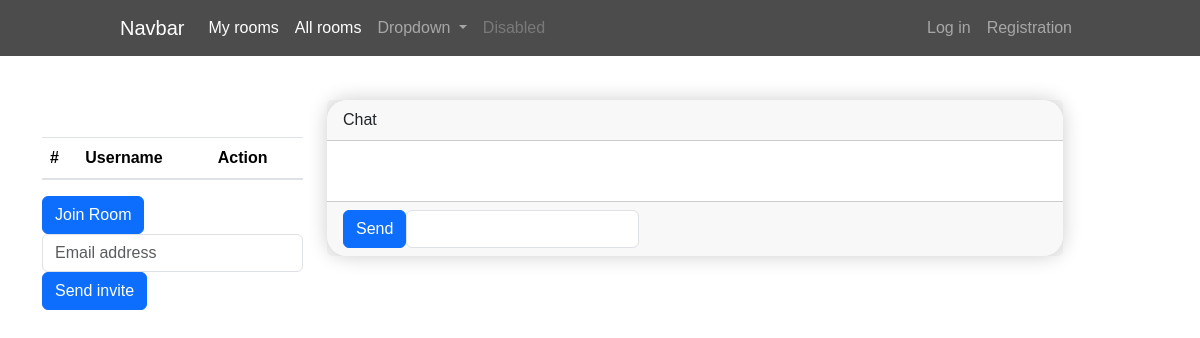
The app's page /rooms/room/4, older data.
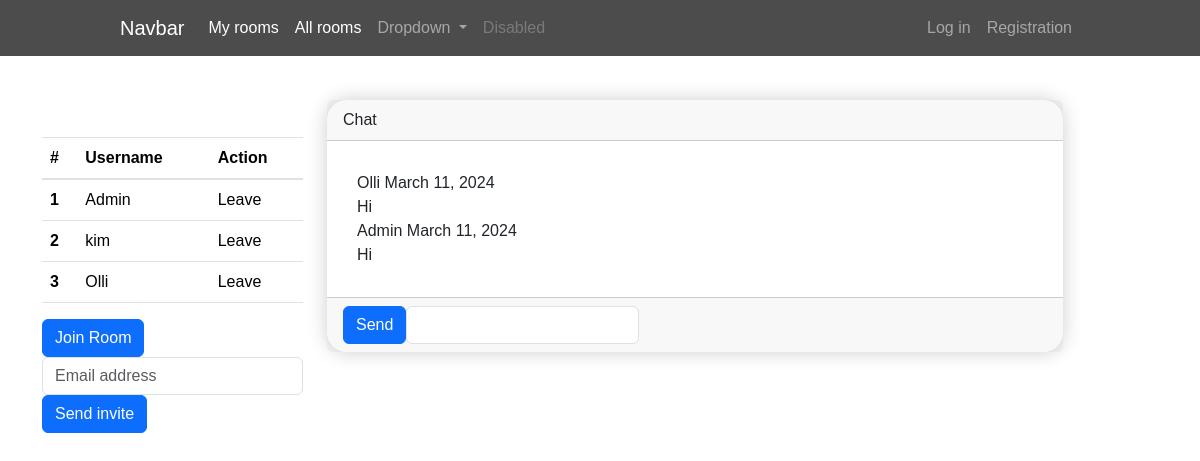
The same page, newer data.
### users/models.py (models this page shows)
class User(AbstractUser):
    country = models.CharField(max_length=128)
    is_verified = models.BooleanField(default=False)

### rooms/models.py (models this page shows, shortened)
class SubChat(models.Model):
    user = models.ForeignKey(settings.AUTH_USER_MODEL, on_delete=models.CASCADE, related_name='subchats')
    date = models.DateField(auto_now_add=True)
    room = models.ForeignKey(Room, on_delete=models.CASCADE)
    text = models.TextField()

### rooms/views.py (the view, shortened to what this page needs)
# urls.py: path('room/<int:pk>', RoomDetailView.as_view(), name='RoomDetail'),
class RoomDetailView(DetailView):
    model = Room
    template_name = 'game/room.html'
    context_object_name = 'room'
    def get_context_data(self, **kwargs):
        context = super().get_context_data(**kwargs)
        messages = SubChat.objects.filter(room=self.object).order_by('id')[:10]
        players = self.object.participants.all()
        context['form'] = ChatMessageForm()
        context['form_inv'] = InvitationForm()
        context['messages'] = messages
        context['players'] = players
        return context

### rooms/forms.py (shortened to what this page needs)
class ChatMessageForm(forms.ModelForm):
    text = forms.CharField(label='Type your message...', required=True, widget=forms.TextInput(attrs={
        'class': 'form-control flex-grow-1',
     }))
    class Meta:
        model = SubChat
        fields = ['text']

class InvitationForm(forms.Form):
    email = forms.EmailField(label="Email", widget=forms.EmailInput(attrs={
        'class': 'form-control',
        'placeholder': 'Email address',
    }))

### templates/game/room.html (shortened to what this page needs)
{% extends 'general/base.html' %}
{% block body %}
<div class="row">
    <div class="col-md-3">
        <h4>List of recipients:</h4>
        <table class="table table-hover">
            <thead>
            <tr>
                <th scope="col">#</th>
                <th scope="col">Username</th>
                <th scope="col">Action</th>
            </tr>
            </thead>
            <tbody>
            {% for player in players %}
            <tr>
                <th scope="row">{{forloop.counter}}</th>
                <td>{{player.username}}</td>
                <td>Leave</td>
            </tr>
            {% endfor %}
            </tbody>
        </table>
        {% if request.user in players %}
        <form action="" method="post" class="d-inline">
            {% csrf_token %}
c            <button type="submit" class="btn btn-danger">Leave Room</button>
        </form>
        {% else %}
        <form action="" method="post" class="d-inline">
            <button type="submit" class="btn btn-primary mr-2">Join Room</button>
        </form>
        {% endif %}
        <form action="" method="post" class="d-inline">
            {{ form_inv}}
            <button type="submit" class="btn btn-primary mr-2">Send invite</button>
        </form>
    </div>
    <div class="col-14 col-md-8">
        <div class="card">
            <div class="card-header">Chat</div>
            <div class="card-body">
                {% for message in messages %}
                <div class="chat-messages overflow-auto">
                    <div class="message sender">
                        <div class="message-meta">
                            <span class="message-name">{{message.user}}</span>
                            <span class="message-time">{{message.date}}</span>
                        </div>
                        <div class="message-text">{{message.text}}</div>
                    </div>
                </div>
                {% endfor %}
            </div>
            <div class="card-footer">
                <div class="input-group">
                    <form action="" method="post" class="d-flex">
                        <button class="btn btn-primary" type="submit">Send</button>
                        {{ form.text }}
                    </form>
                </div>
            </div>
        </div>
    </div>
</div>
{% endblock %}

Row changes from the older to the newer data that the page shows:
added User: username "Admin"
added User: username "kim"
added User: username "Olli"
now on this page (row edited): SubChat: user "Olli", date "March 11, 2024", text "Hi"
added SubChat: user "Admin", date "March 11, 2024", text "Hi"
